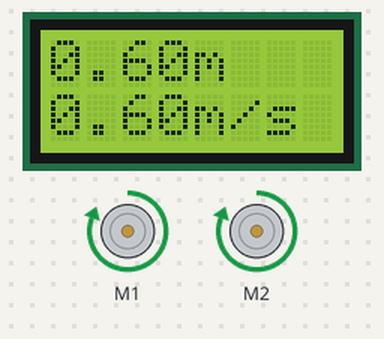
This sketch was run on a simulated Arduino Leonardo, built with avr-gcc and run on an emulated ATmega32U4. On the bench: 2 × DC motor (green arrow = forward, orange = backward, longer = faster), 8×2 character LCD.

Above: at 1.1 s.
At 10.2 s:
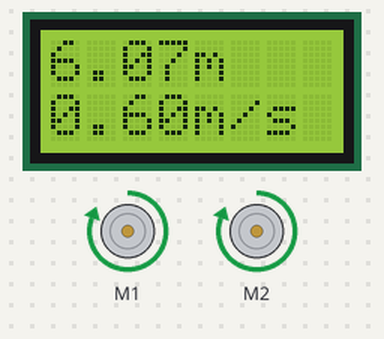
At 19.2 s:
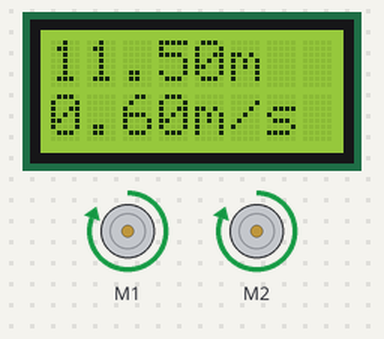
At 38.4 s:
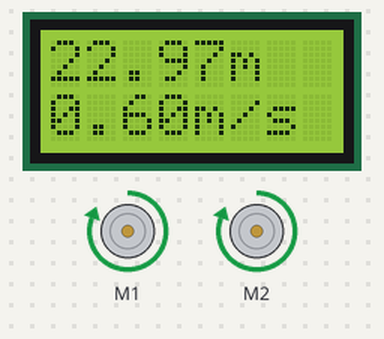
Timing chart, 0 to 39.9 s (numbered marks = the images above):
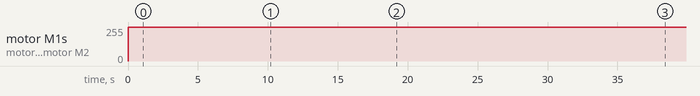

The sketch:

speedometer.ino
```cpp
#include <Zumo32U4.h>

Zumo32U4Motors motors;
Zumo32U4LCD lcd;
Zumo32U4Encoders encoders;

unsigned long last_time = 0;
unsigned long last_minute = 0;
unsigned long one_second = 1000;
unsigned long one_minute = 60000;

float meters = 0;
float meters_per_second = 0;
float average_speed = 0;
float meters_per_minute = 0;

float maxSpeed = 0;

int left_speed = 400;
int right_speed = 400;

void setup() {
  Serial.begin(9600);
  motors.setSpeeds(left_speed, right_speed);
}

void loop() {

  delay(10);
//  Serial.println();
  //lcd.clear();
  //lcd.write(String(meters_since_start));
  //lcd.display();

  //int time_count = millis();

//if funksjon som går inn hvert sekund
  if((millis()-last_time) >= one_second){
    int leftCount = encoders.getCountsAndResetLeft();
    int rightCount = encoders.getCountsAndResetRight();

    float averageCount = (leftCount+rightCount)/2;

    float this_meter = averageCount/8000.0;

    meters += this_meter; //teller antall meter kjørt

    unsigned long myTime = millis()-last_time; //får tiden når programmet går inn i if funksjonen

    meters_per_second = (this_meter/myTime)*1000; //regner ut meter per sekund

    if(maxSpeed < meters_per_second) { //lagrer maks hastighet til en variabel
      maxSpeed = meters_per_second;
    }
    lcd.clear();
    lcd.gotoXY(0,0);
    lcd.print(String(meters) + "m");
    lcd.gotoXY(0,1);
    lcd.print(String(meters_per_second) + "m/s");

    last_time = millis();

// if funksjon som går inn hvert minutt
  if((millis()-last_minute) >= one_minute){

    unsigned long my_time = millis()-last_minute;

    meters_per_minute = meters;

    average_speed = (meters_per_minute/my_time)*1000; // regner ut gjennomsnittshastighet i m/s

    lcd.clear();
    lcd.gotoXY(0,0);
    lcd.print("M:" + String(maxSpeed) + "m/s"); // printer ut maks hastighet hvert minutt
    lcd.gotoXY(0,1);
    lcd.print("A:" + String(average_speed) + "m/s"); // printer ut gjennomsnittshastighet hvert minutt

    meters_per_minute = 0;

    maxSpeed = 0;

    last_minute = millis();
  }
/*
  }
  if (millis() >= 15000 && millis() < 20000 )
  {
    motors.setSpeeds(0, 0);
  }
  if (millis() >= 20000 )
  {
    motors.setSpeeds(100, 100);
  }
 */
}
}
```

Measured:
- by itself, motor M1, motor M2: stopped → forward 255/255 at 0.00 s
- what the display in image 0 shows lasts 1.0 s, from 1.1 s to 2.1 s
